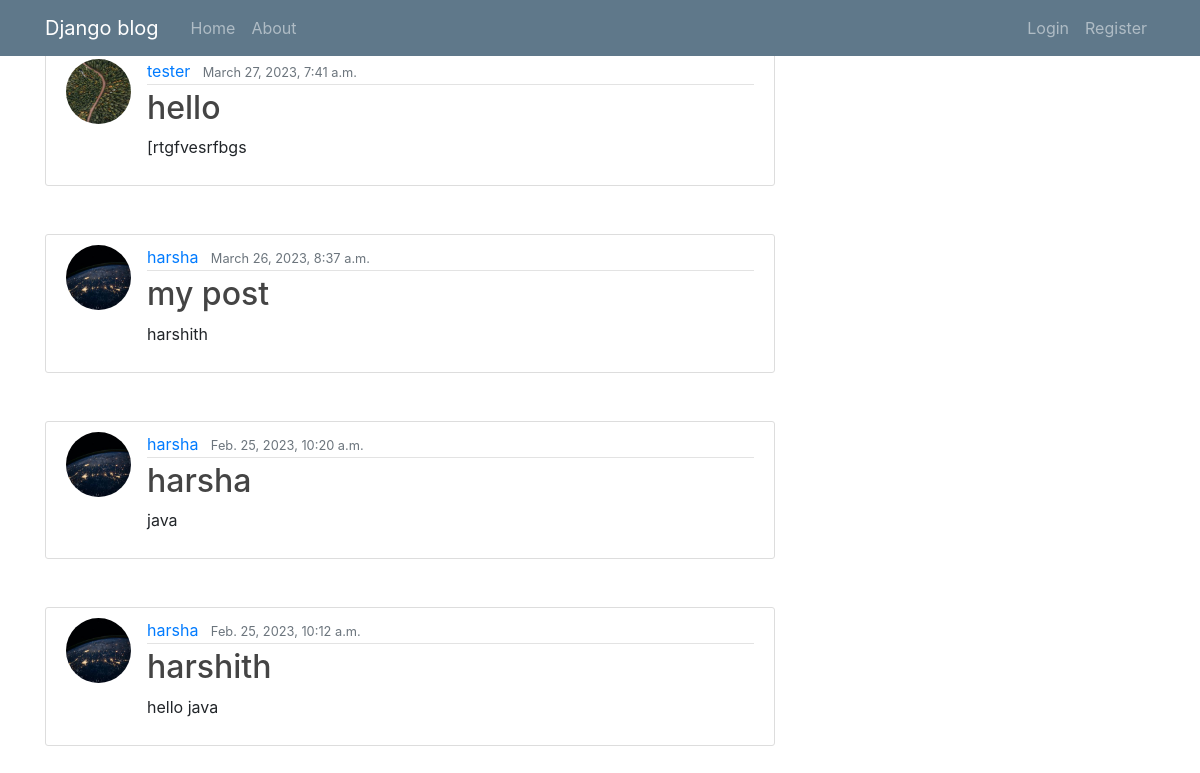
Before: / with the older database file.
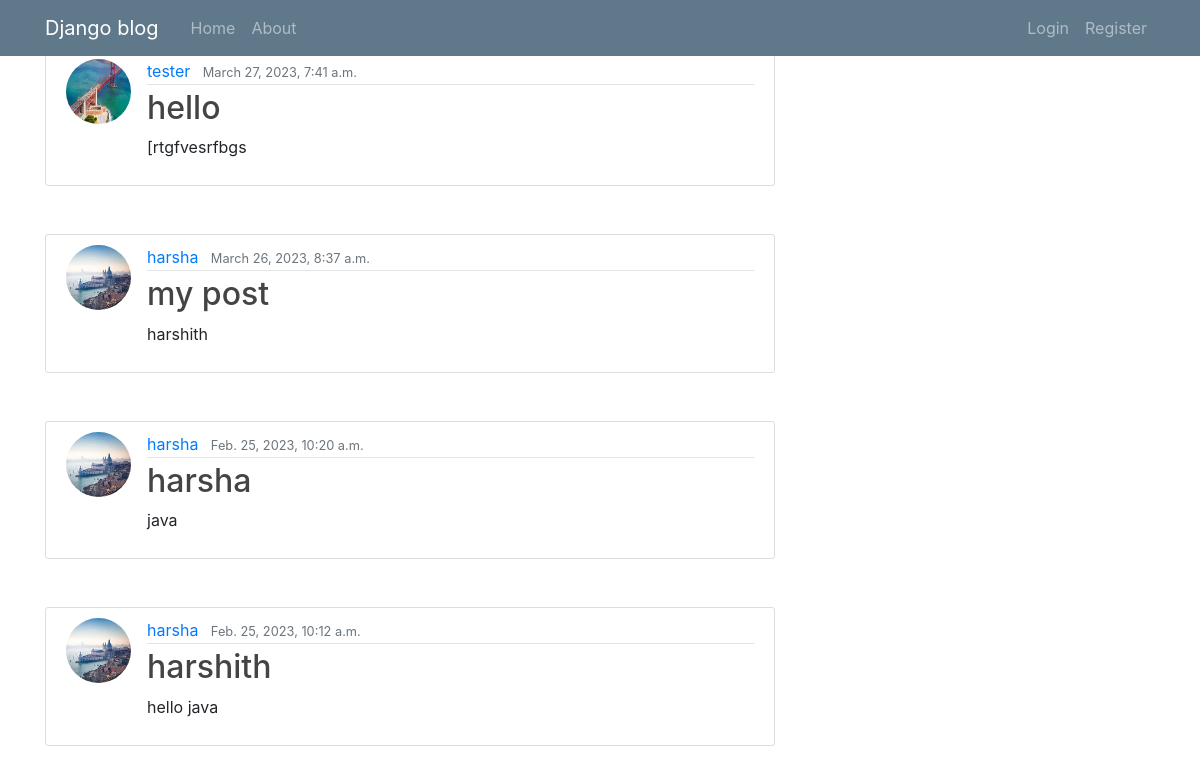
After: the same page with the newer database file.
### blog/models.py (models this page shows, shortened)
class Post(models.Model):
    title = models.CharField(max_length=200)
    content = models.TextField()
    date_posted = models.DateTimeField(default=timezone.now)
    author = models.ForeignKey(User, on_delete=models.CASCADE) #here we are telling django to delete all posts if the user is deleted

### users/models.py (models this page shows, shortened)
class Profile(models.Model):
    user = models.OneToOneField(User, on_delete=models.CASCADE)  # onetone creates the relation between the two tables
    image = models.ImageField(default='default.jpg', upload_to='profile_pics')

### blog/views.py (the view)
# urls.py: path('', PostListView.as_view(), name='home'),
class PostListView(ListView):
    model = Post
    template_name = "blog/home.html"
    context_object_name = 'posts'
    ordering = ['-date_posted']
    paginate_by = 5

### blog/templates/blog/home.html (shortened to what this page needs)
{% extends 'blog/base.html' %}
{% block content %}
{% for post in posts %}
    <article class="media content-section mt-5">
    <img class="rounded-circle article-img" src="{{ post.author.profile.image.url }}">
  <div class="media-body">
    <div class="article-metadata">
      <a class="mr-2" href="#">{{ post.author }}</a>
      <small class="text-muted">{{ post.date_posted }}</small>
    </div>
    <h2><a class="article-title" href="{% url 'post-detail' post.id %}">{{ post.title }}</a></h2>
    <p class="article-content">{{ post.content|slice:":50" }}</p>
  </div>
</article>
{% endfor %}
{% endblock %}

Changed rows visible on the page:
changed through a linked row, Post "hello": author.profile.image: a different picture
changed through a linked row, Post "my post": author.profile.image: a different picture
changed through a linked row, Post "java": author.profile.image: a different picture
changed through a linked row, Post "hello java": author.profile.image: a different picture
